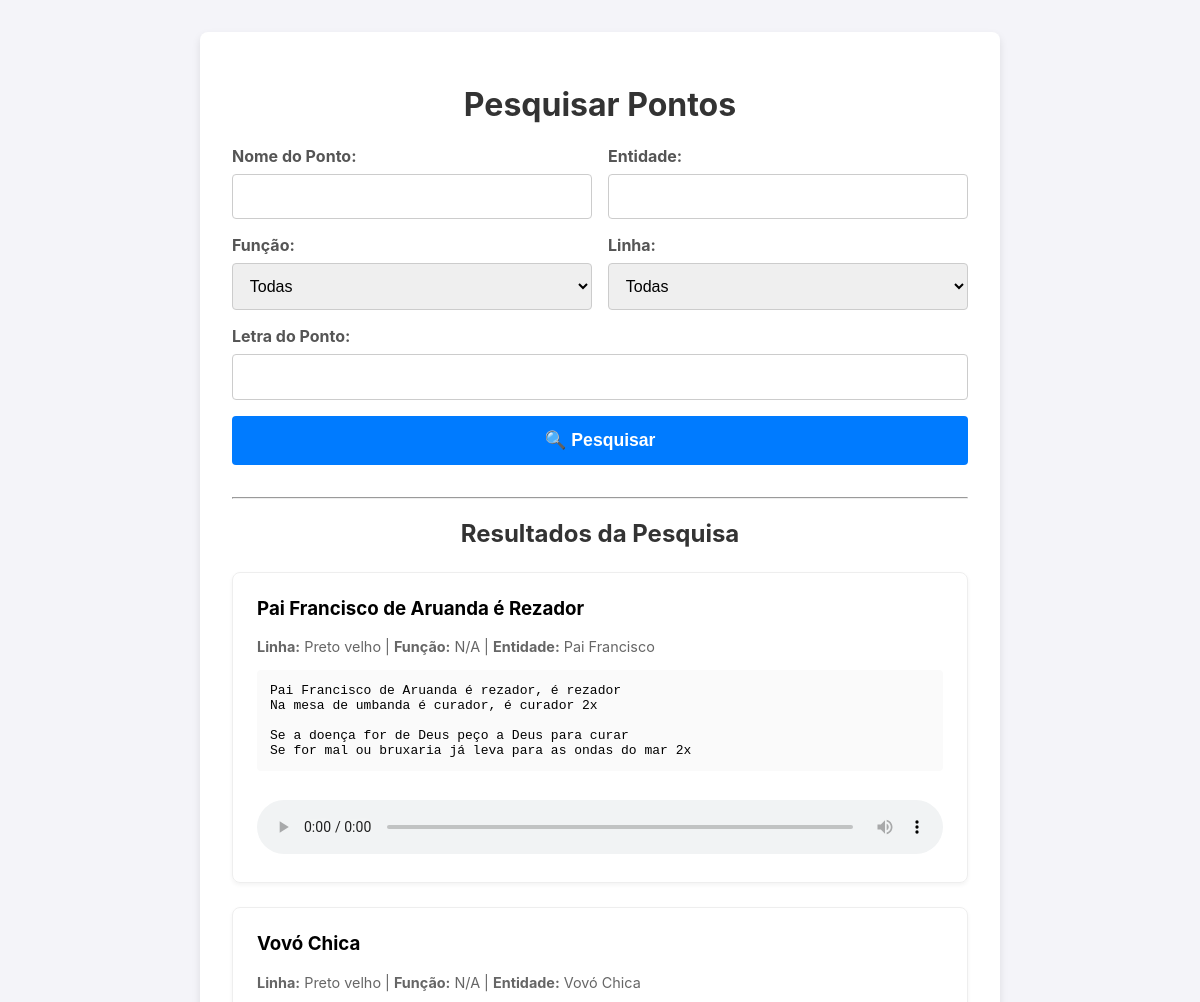
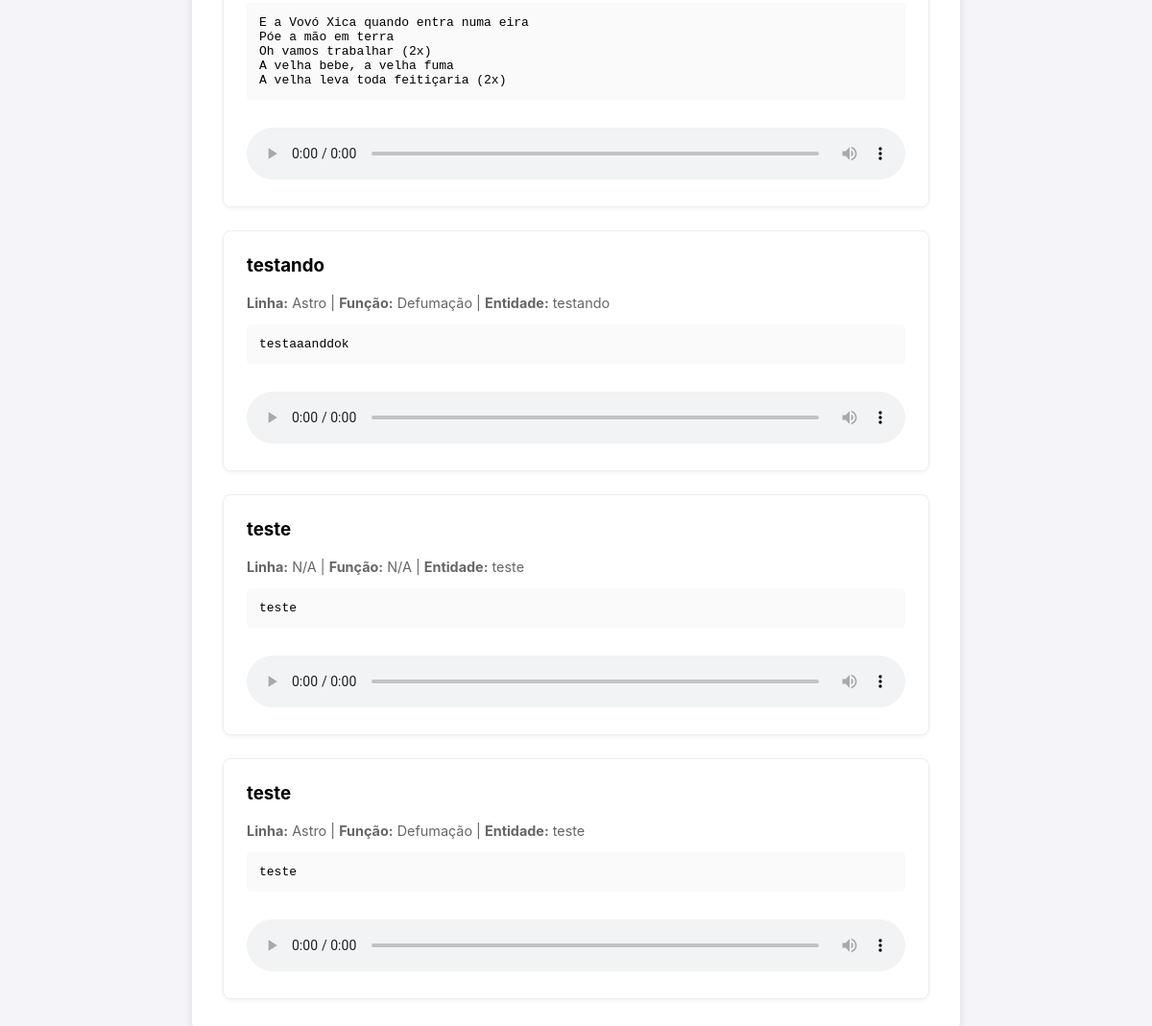
The page /pontos/listar/ on the database its author committed (2 pictures, top to bottom).
### pontos/models.py (models this page shows, shortened)
class Ponto(models.Model):
    id = models.AutoField(primary_key=True)
    nome = models.CharField(null=False, blank=False, max_length=100)
    funcao = models.PositiveSmallIntegerField(choices=Funcao.choices, default=Funcao.DEFAULT,)
    linha = models.PositiveSmallIntegerField(choices=Linha.choices, default=Linha.DEFAULT)
    entidade = models.CharField(null=True, max_length=20, blank=True)
    letra = models.TextField(null=False, blank=False, max_length=777)
    link_audio = models.FileField(upload_to=audio_path)
    criado_em = models.DateTimeField(auto_now_add=True)

### pontos/views.py (the view)
# urls.py: path('listar/', views.listar_pontos, name='listar_pontos'),
def listar_pontos(request):
    queryset = Ponto.objects.all().order_by('nome')
    nome_query = request.GET.get('nome')
    funcao_query = request.GET.get('funcao')
    linha_query = request.GET.get('linha')
    entidade_query = request.GET.get('entidade')
    letra_query = request.GET.get('letra')
    if nome_query:
        queryset = queryset.filter(nome__icontains=nome_query)
    if funcao_query:
        queryset = queryset.filter(funcao=funcao_query)
    if linha_query:
        queryset = queryset.filter(linha=linha_query)
    if entidade_query:
        queryset = queryset.filter(entidade__icontains=entidade_query)
    if letra_query:
        queryset = queryset.filter(letra__icontains=letra_query)
    contexto = {
        'pontos': queryset,
        'funcoes': Funcao.choices,
        'linhas': Linha.choices,
        'search_values': request.GET
    }
    return render(request, 'pontos/listar.html', contexto)

### pontos/templates/pontos/listar.html (shortened to what this page needs)
<!DOCTYPE html>
<html lang="pt-br">
<head>
</head>
<body>
    <div class="container">
        <h1>Pesquisar Pontos</h1>
        <form method="GET" action="{% url 'listar_pontos' %}">
            <div class="form-group">
                <label for="nome">Nome do Ponto:</label>
                <input type="text" id="nome" name="nome" value="{{ search_values.nome }}">
            </div>
            <div class="form-group">
                <label for="entidade">Entidade:</label>
                <input type="text" id="entidade" name="entidade" value="{{ search_values.entidade }}">
            </div>
            <div class="form-group">
                <label for="funcao">Função:</label>
                <select id="funcao" name="funcao">
                    <option value="">Todas</option>
                </select>
            </div>
            <div class="form-group">
                <label for="linha">Linha:</label>
                <select id="linha" name="linha">
                    <option value="">Todas</option>
                </select>
            </div>
            <div class="form-group" style="grid-column: 1 / -1;">
                <label for="letra">Letra do Ponto:</label>
                <input type="text" id="letra" name="letra" value="{{ search_values.letra }}">
            </div>
            <button type="submit">🔍 Pesquisar</button>
        </form>
        <hr>
        <h2>Resultados da Pesquisa</h2>
        {% for ponto in pontos %}
            <div class="ponto-card">
                <h3>{{ ponto.nome }}</h3>
                <div class="ponto-meta">
                    <strong>Linha:</strong> {{ ponto.get_linha_display }} |
                    <strong>Função:</strong> {{ ponto.get_funcao_display }}
                    {% if ponto.entidade %} | <strong>Entidade:</strong> {{ ponto.entidade }}{% endif %}
                </div>
                <pre class="ponto-letra">{{ ponto.letra }}</pre>
                <audio controls src="{{ ponto.link_audio.url }}"></audio>
            </div>
        {% empty %}
            <p style="text-align: center;">Nenhum ponto encontrado. Tente refinar sua busca ou cadastre um novo ponto!</p>
        {% endfor %}
    </div>
</body>
</html>

### pontos/templates/pontos/listar.html (style rules this page uses)
body { font-family: -apple-system, BlinkMacSystemFont, "Segoe UI", Roboto, sans-serif; background-color: #f4f4f9; margin: 0; padding: 2em; }
.container { background-color: #ffffff; padding: 2em; border-radius: 8px; box-shadow: 0 4px 8px rgba(0, 0, 0, 0.1); width: 100%; max-width: 800px; margin: 0 auto; box-sizing: border-box; }
h1, h2 { text-align: center; color: #333; }
form { display: grid; grid-template-columns: 1fr 1fr; gap: 1em; margin-bottom: 2em; }
.form-group { display: flex; flex-direction: column; }
label { margin-bottom: 0.5em; font-weight: bold; color: #555; }
input, select { padding: 0.8em; font-size: 1em; border: 1px solid #ccc; border-radius: 4px; }
button { padding: 0.8em; font-size: 1.1em; font-weight: bold; cursor: pointer; border: none; border-radius: 4px; color: white; background-color: #007bff; grid-column: 1 / -1; }
.ponto-card { border: 1px solid #eee; border-radius: 8px; padding: 1.5em; margin-top: 1.5em; box-shadow: 0 2px 4px rgba(0,0,0,0.05); }
.ponto-card h3 { margin-top: 0; }
.ponto-meta { font-size: 0.9em; color: #666; margin-bottom: 1em; }
.ponto-letra { white-space: pre-wrap; background-color: #fafafa; padding: 1em; border-radius: 4px; font-family: monospace; }
audio { width: 100%; margin-top: 1em; }

### rows shown on the page
Ponto: nome "Pai Francisco de Aruanda é Rezador", linha "Preto velho", funcao "N/A", entidade "Pai Francisco", letra "Pai Francisco de Aruanda é rezador, é rezador Na mesa de umbanda é curador, é curador 2x Se a doença for de Deus peço a Deus para curar Se for mal ou bruxaria já leva para as ondas do mar 2x"
Ponto: nome "Vovó Chica", linha "Preto velho", funcao "N/A", entidade "Vovó Chica", letra "E a Vovó Xica quando entra numa eira Póe a mão em terra Oh vamos trabalhar (2x) A velha bebe, a velha fuma A velha leva toda feitiçaria (2x)"
Ponto: nome "testando", linha "Astro", funcao "Defumação", entidade "testando", letra "testaaanddok"
Ponto: nome "teste", linha "N/A", funcao "N/A", entidade "teste", letra "teste"
Ponto: nome "teste", linha "Astro", funcao "Defumação", entidade "teste", letra "teste"
